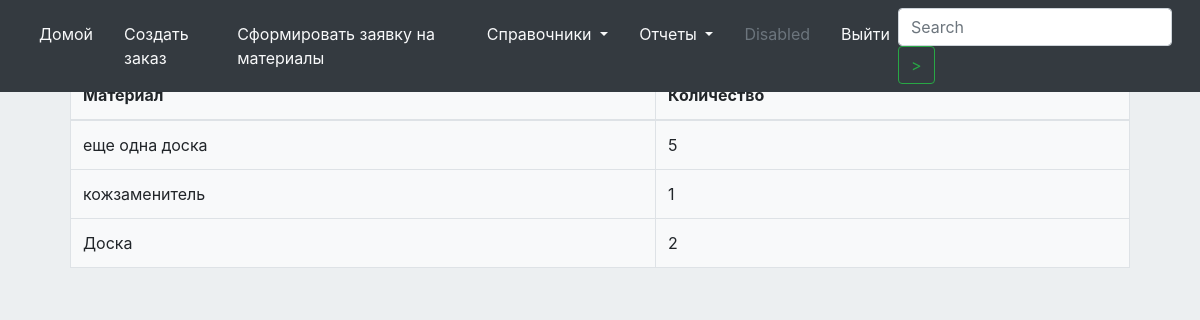
Page /store/ (signed in) on the earlier database version.
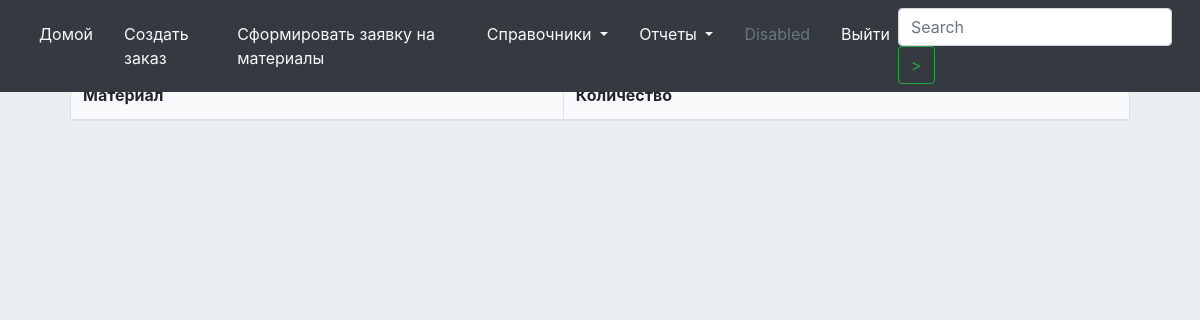
Same page on the later database version.
### orloveFurniture/models.py (models this page shows)
class Storage(models.Model):
    date_created = models.DateTimeField
    idMaterial = models.ForeignKey(MaterialCatalog, models.SET_NULL, blank=True, null=True)
    count = models.IntegerField()

class MaterialCatalog(models.Model):
    date_created = models.DateTimeField
    name = models.CharField(max_length=255)
    type = models.ForeignKey(MaterialTypeCatalog, blank=False, null=False, on_delete=models.PROTECT)
    category = models.ForeignKey(MaterialCategoryCatalog, blank=False, null=False, on_delete=models.PROTECT)
    def __str__(self):
        return self.name

### orloveFurniture/views.py (the view)
# urls.py: url(r'^store/$', views.store, name='store'),
@login_required
def store(request):
    materialsInStore = Storage.objects.all()
    return render(request, "store.html", {'materialsInStore' : materialsInStore})

### templates/store.html (shortened to what this page needs)
{% extends "base.html" %}
{% load static %}
{% block styles %}
    <link rel="stylesheet" type="text/css" href= "{% static "css/index.css" %}" >
{% endblock %}
{% block content %}
    <div class = "main-window">
        <table class="table table-bordered bg-light" id = "form_set_store">
            <thead>
            <tr>
                <th scope="col">Материал</th>
                <th scope="col">Количество</th>
            </tr>
            </thead>
            <tbody>
            {% for material in materialsInStore %}
                <tr>
                    <td>
                        {{  material.idMaterial }}
                    </td>
                    <td>
                        {{  material.count }}
                    </td>
                </tr>
            {% endfor %}
            </tbody>
        </table>
    </div>
{% endblock %}

### templates/base.html (shortened to what this page needs)
{% load static %}
<!DOCTYPE html>
<html lang="en">
<head>
    <link rel="stylesheet" type="text/css" href= "{% static "bootstrap/css/bootstrap.min.css" %}" >
    <link rel="stylesheet" type="text/css" href= "{% static "css/index.css" %}" >
    {% block styles %}
    {% endblock %}
</head>
<body>
      {% block nav %}
         <nav class="navigation navbar navbar-expand-lg fixed-top bg-dark ">
          <div class="collapse navbar-collapse" id="navbarSupportedContent">
              <ul class="navbar-nav mr-auto">
                  <li class="nav-item active">
                      <a class="nav-link text-light" href="{% url "index" %}">Домой <span class="sr-only">(current)</span></a>
                  </li>
                  <li class="nav-item active">
                      <a class="nav-link text-light" href="/order_create">Создать заказ</a>
                  </li>
                  <li class="nav-item active">
                      <a class="nav-link text-light" href="/requestMaterials">Сформировать заявку на материалы</a>
                  </li>
                  <li class="nav-item dropdown active">
                      <a class="nav-link dropdown-toggle text-light" href="#" id="navbarDropdown" role="button" data-toggle="dropdown" aria-haspopup="true" aria-expanded="false">
                          Справочники
                      </a>
                  </li>
                  <li class="nav-item dropdown active">
                      <a class="nav-link dropdown-toggle text-light" href="#" id="navbarDropdown" role="button" data-toggle="dropdown" aria-haspopup="true" aria-expanded="false">
                          Отчеты
                      </a>
                  </li>
                  <li class="nav-item">
                      <a class="nav-link disabled" href="#" tabindex="-1" aria-disabled="true">Disabled</a>
                  </li>
                  <li class="nav-item active">
                      <a class="nav-link text-light" href="/logout">Выйти</a>
                  </li>
            </ul>
              <form class="form-inline my-2 my-lg-0">
              <input class="form-control mr-sm-2" type="search" placeholder="Search" aria-label="Search">
              <button class="btn btn-outline-success my-2 my-sm-0" type="submit"> > </button>
            </form>
          </div>
        </nav>
      {% endblock %}
    {% block content %}
    {% endblock %}
</body>
</html>

### static/css/index.css (style rules this page uses)
.navigation { margin-bottom: 20px; }
.main-window { margin: 70px; }
body { background-color: #ECEFF1; }
li { padding-left: 15px; padding-rigth: 15px; }
A { text-decoration: none; }

Differences in the rows shown:
removed Storage: idMaterial "еще одна доска", count "5"
removed Storage: idMaterial "кожзаменитель", count "1"
removed Storage: idMaterial "Доска", count "2"
